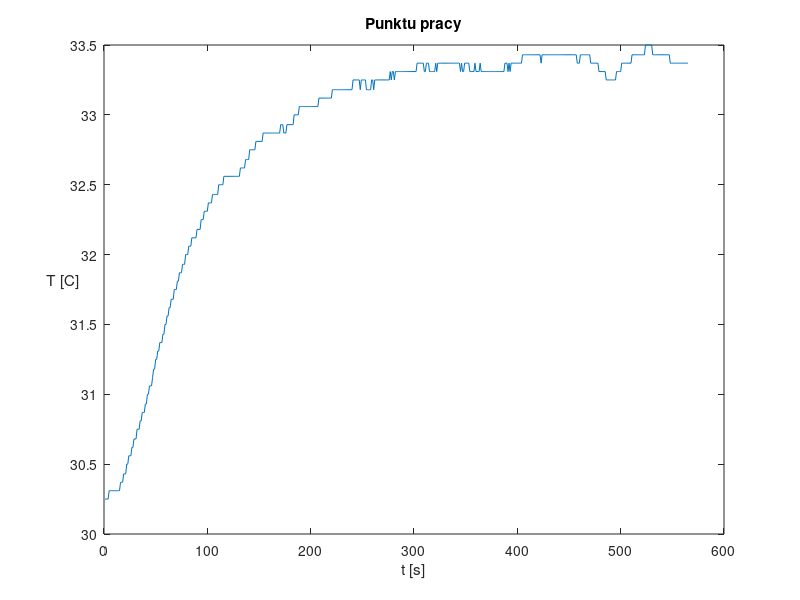

The MATLAB script that drew this image:
clear all

values = importdata("Punkt_Pracy.txt");

plot(values)
title("Punktu pracy")
ylabel("T [C]")
xlabel("t [s]")
set(get(gca,'ylabel'),'rotation',0)
exportgraphics(gca,'Punkt_Pracy.pdf')